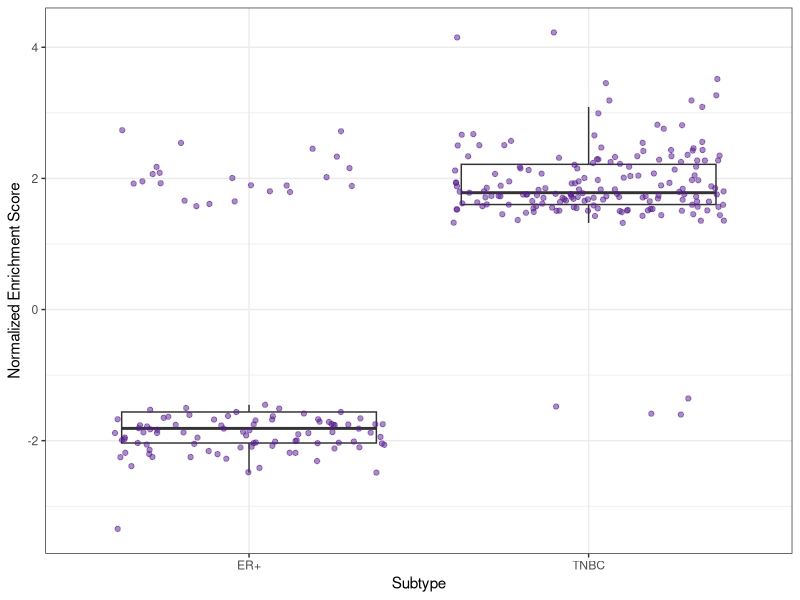

Recreate this plot in R.
# Figure S4: ASPEN results boxplot
###########################################################
# Adrienne Parsons, 2024-09-10

#Prerequisites
library(readxl)
library(ggplot2)

setwd("<YOUR DATA DIRECTORY>")

# Read in the ASPEN results and make a box plot of enrichment scores based on molecular subtype
# These tables are outputs from "Figure 3 Hallmark Aspen.R"
TNBC_ASPEN_results <- read.csv("TNBC_ASPENResults.csv")
ER_ASPEN_results <- read.csv("ER_ASPENResults.csv")

# Merge the two results tables
TNBC_ASPEN_results$Subtype <- "TNBC"
ER_ASPEN_results$Subtype <- "ER+"
ASPEN_results <- rbind(TNBC_ASPEN_results, ER_ASPEN_results)

# Subset to just the results with a numerical NES
ASPEN_results2 <- ASPEN_results[ASPEN_results$Enrich_Score != "NA" & ASPEN_results$Enrich_Score != 0,]
ASPEN_results2 <- na.omit(ASPEN_results2)

# Plot the boxplot and save
boxplot <- ggplot(ASPEN_results2, aes(x = Subtype, y = as.numeric(Enrich_Score)))+geom_boxplot(outlier.shape = NA)+
  ylab("Normalized Enrichment Score")+
  geom_jitter(alpha = 0.5, colour = "purple4")+
  theme(aspect.ratio = 1)+
  theme_bw()
  
  ggsave("ASPEN_results_boxplot.pdf", boxplot, device = "pdf")

# Check to ensure the enrichment scores are significantly different
t.test(as.numeric(ASPEN_results2$Enrich_Score[ASPEN_results2$Subtype == "ER+"]), as.numeric(ASPEN_results2$Enrich_Score[ASPEN_results2$Subtype == "TNBC"]))
